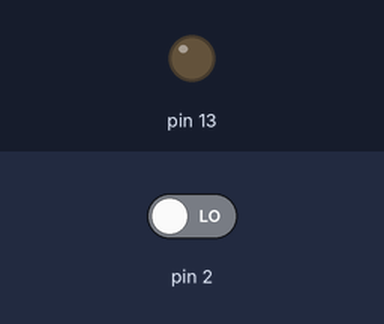
Recording of a sketch running on a simulated Arduino Uno, built with avr-gcc and run on an emulated ATmega328P. Parts: output pins drawn as LEDs (lit = HIGH). The test bench sets the inputs (shaded band); at power-on: pin 2 LOW.

Above: at 1.2 s.
1.3 s: pin 2 driven HIGH
At 1.9 s:
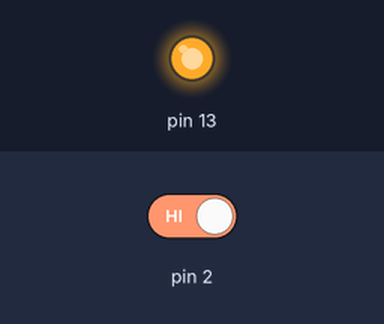
2.8 s: pin 2 driven LOW
At 4.2 s:
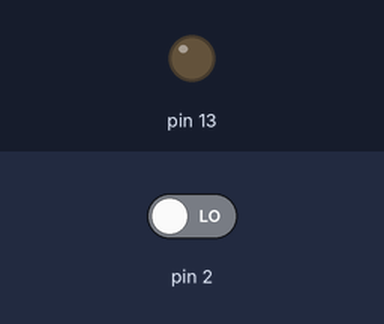
Timing chart, 0 to 5.8 s (numbered marks = the images above; inputs shaded):
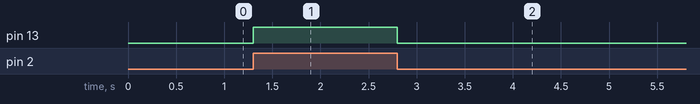

The sketch:

PHOTODIODE_v1.ino
```cpp
/* Here is a bare-bones Arduino sketch to read the
   outputs of the photodiode detectors described
   in Figure 1 and Figure 2. The output pin of the
   circuit's opamp is connected to analog pin 0
   of the Arduino. The data are read every 0.1 second
   in this example. However, you can change the sampling
   rate by simply changing the argument of the
   delay() statement. */


void setup(void) {

  Serial.begin(9600);
  Serial.println();
  pinMode(13, OUTPUT);
  pinMode(2, INPUT);
}

void loop(void)
{


  digitalWrite(13, digitalRead(2));

}
```

Measured:
- after the input at 1.3 s, pin 13: LOW → HIGH at once
- after the input at 2.8 s, pin 13: HIGH → LOW at once
